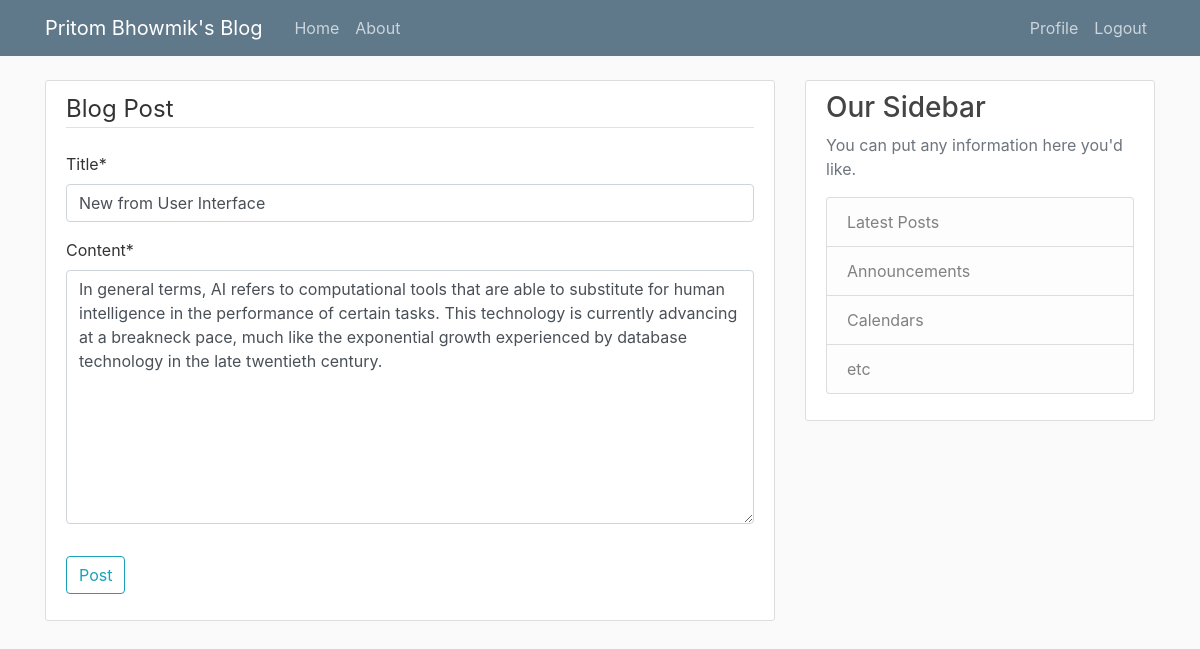
The page /post/7/update/ (signed in) on the database its author committed.
### blog/models.py (models this page shows, shortened)
class Post(models.Model):
    title = models.CharField(max_length=100)
    content = models.TextField()
    date_posted = models.DateTimeField(default=timezone.now)
    author = models.ForeignKey(User, on_delete=models.CASCADE)

### blog/views.py (the view, shortened to what this page needs)
# urls.py: path('post/<int:pk>/update/', PostUpdateView.as_view(), name='post-update'),
class PostUpdateView(LoginRequiredMixin, UserPassesTestMixin, UpdateView):
    model = Post
    fields = ['title', 'content']
    def test_func(self):
        post = self.get_object()
        if self.request.user == post.author:
            return True
        return False

### blog/templates/blog/post_form.html (shortened to what this page needs)
{% extends "blog/base.html" %} {% load crispy_forms_tags %} {% block content %}
<div class="content-section">
  <form method="POST">
    <fieldset class="form-group">
      <legend class="border-bottom mb-4">Blog Post</legend>
      {{ form|crispy }}
    </fieldset>
    <div class="form-group">
      <button class="btn btn-outline-info" type="submit">Post</button>
    </div>
  </form>
</div>
{% endblock content %}

### blog/static/blog/main.css (style rules this page uses)
body { background: #fafafa; color: #333333; margin-top: 5rem; }
.content-section { background: #ffffff; padding: 10px 20px; border: 1px solid #dddddd; border-radius: 3px; margin-bottom: 20px; }

### rows shown on the page
Post: title "New from User Interface", content "In general terms, AI refers to computational tools that are able to substitute for human intelligence in the performance of certain tasks. This technology is currently advancing at a breakneck pace, much like the exponential growth experienced by database technology in the late twentieth century."
